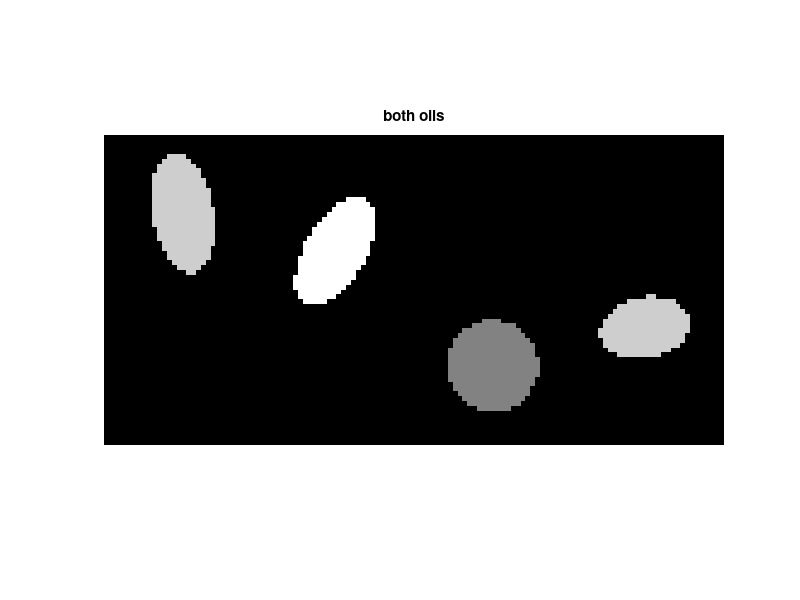

Here is the MATLAB script that generated this plot: (Note: this script raises an error after producing the figure.)
% phantom experiemnt Fluor imaging/unfolding 
clear; close all
 if ispc()
    cd('L:\basic\divi\Projects\cosart\CS_simulations\chemical_shift_fluor19_sims') 
 else
cd('/home/jschoormans/lood_storage/divi/Projects/cosart/CS_simulations/chemical_shift_fluor19_sims')
addpath(genpath('/home/jschoormans/lood_storage/divi/Projects/cosart/Matlab_Collection/spot-master'))
addpath(genpath('/home/jschoormans/lood_storage/divi/Projects/cosart/Matlab_Collection/exportfig'));
 end
%% parameters
Nx=64;  %number of voxels
Gx=0.0004 %T/m gradient strength 
Lx=0.1; %FOV size 

rr = @(I) reshape(I,[Nx,Nx])

%% create phantom 

P1 = phantom([100,0.4,0.2,0.5,0.25,60], [64]);
P2 = phantom([80,0.2,0.4,-0.5,0.5,10], [64]);
P4 = phantom([80,0.3,0.2,0.5,-0.25,10], [64]);
P5 = phantom([50,0.3,0.3,-0.5,-0.5,10], [64]);

Image1=P1+P2;
Image2=P4+P5;
I=[Image1,Image2];

figure(1); imshow(I,[]); title('both oils')

%%
[PFCE,PFCE_alpha,PFOB,PFOB_alpha]=calcspectra(Gx,Nx,Lx)

Spectrum=zeros(1,15);
Spectrum(round(PFOB)+abs(min(round(PFOB)))+1)=PFOB_alpha./sum(PFOB_alpha(:))

offset=-(min(round(PFOB)));
A=opConvolve(Nx,Nx,Spectrum,[1 offset],'cyclic') %cyclic/ truncated?
A2=opConvolve(Nx,Nx,Spectrum.',[1 offset],'cyclic') %cyclic/ truncated?

Ic=A2*Image1(:);
figure(2);  imshow(rr(Ic),[]); axis off;

Spectrum2=[1]; 
B=opConvolve(64,64,Spectrum2,[1 1],'cyclic') %cyclic/ truncated?
B2=opConvolve(64,64,Spectrum2.',[1 1],'cyclic')

I_corrupt1=A*Image1(:)+B*Image2(:);
I_corrupt2=A2*Image1(:)+B2*Image2(:);

figure(3); imshow(rr(I_corrupt1),[])


%% inverse; kspace
F=opDFT2(64,64,1); % FOURIER OP 

%UNDERSAMPLING OPERATOR
addpath(genpath('/home/jschoormans/lood_storage/divi/Projects/cosart/Matlab_Collection/CS Excercise'))
pdf=genPDF([64,64],2,0.4,2,0.2,1);
mask=genSampling(pdf,10,10);
imshow(squeeze(mask));
maskf=fftshift(mask);
l=[1:64*64];
mask2=(l(~maskf(:))); %indices of rows in FDT2 matrix that should be removed (were not sampled!)
R=opExcise(F,mask2,'rows');




K1=R*I_corrupt1;
K2=R*I_corrupt2;

K=[K1;K2];

sigma2=12;
K=K+randn(size(K))*sigma2; %add noise to K

M1=[R*A,R*B];
M2=[R*A2,R*B2];
M=[M1;M2] %measurement operator 
%%
CGK=nl_conjgrad_fluor(M,K,zeros(size(I(:))),50,I(:),1e-1,64,128); 

%% recon in k-space (do spectrum shift in k-space, no need for FFT all the time??) 
rr = @(I) reshape(I,[Nx,Nx*2])
rr1 = @(I) reshape(I,[Nx,Nx])

cd('/home/jschoormans/lood_storage/divi/Projects/cosart/CS_simulations/chemical_shift_fluor19_sims/figs')

close all; 
schaalmin=3;
schaalmax=120;

% figure(3); imshow(rr(I),[]); axis off;
% export_fig phantom.pdf -native
figure(4); imshow(rr1(R'*K(1:size(K,1)/2)),[schaalmin schaalmax]); axis off;    
export_fig Icorrupt1.pdf -native
figure(5); imshow(rr1(R'*K(size(K,1)/2+1:end)),[schaalmin schaalmax]); axis off;
export_fig Icorrupt2.pdf -native


figure(6); imshow(rr(abs(CGK)),[schaalmin schaalmax]); axis off;
export_fig CG.pdf -native
